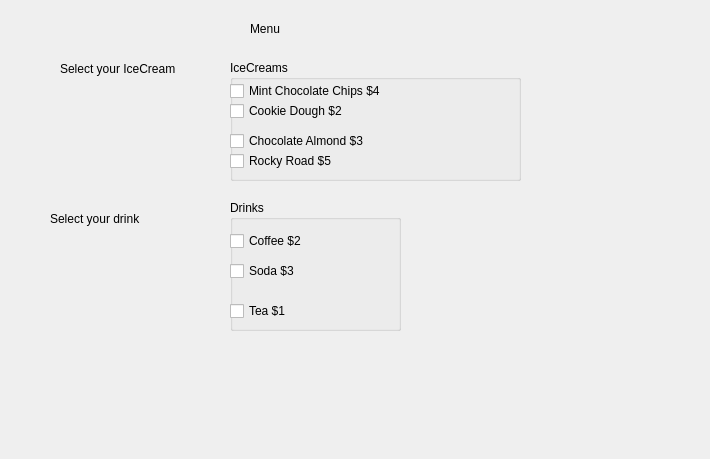
<?xml version="1.0" encoding="UTF-8"?>
<ui version="4.0">
 <class>Dialog</class>
 <widget class="QDialog" name="Dialog">
  <property name="geometry">
   <rect>
    <x>0</x>
    <y>0</y>
    <width>710</width>
    <height>459</height>
   </rect>
  </property>
  <property name="windowTitle">
   <string>Dialog</string>
  </property>
  <widget class="QLabel" name="label">
   <property name="geometry">
    <rect>
     <x>250</x>
     <y>20</y>
     <width>66</width>
     <height>17</height>
    </rect>
   </property>
   <property name="text">
    <string>Menu</string>
   </property>
  </widget>
  <widget class="QGroupBox" name="groupBoxIceCreams">
   <property name="geometry">
    <rect>
     <x>230</x>
     <y>60</y>
     <width>291</width>
     <height>121</height>
    </rect>
   </property>
   <property name="title">
    <string>IceCreams</string>
   </property>
   <widget class="QCheckBox" name="checkBoxChocolateChips">
    <property name="geometry">
     <rect>
      <x>0</x>
      <y>20</y>
      <width>201</width>
      <height>22</height>
     </rect>
    </property>
    <property name="text">
     <string>Mint Chocolate Chips $4</string>
    </property>
   </widget>
   <widget class="QCheckBox" name="checkBoxCookieDough">
    <property name="geometry">
     <rect>
      <x>0</x>
      <y>40</y>
      <width>181</width>
      <height>22</height>
     </rect>
    </property>
    <property name="text">
     <string>Cookie Dough $2</string>
    </property>
   </widget>
   <widget class="QCheckBox" name="checkBoxRockyRoad">
    <property name="geometry">
     <rect>
      <x>0</x>
      <y>90</y>
      <width>171</width>
      <height>22</height>
     </rect>
    </property>
    <property name="text">
     <string>Rocky Road $5</string>
    </property>
   </widget>
   <widget class="QCheckBox" name="checkBoxChocolateAlmond">
    <property name="geometry">
     <rect>
      <x>0</x>
      <y>70</y>
      <width>171</width>
      <height>22</height>
     </rect>
    </property>
    <property name="text">
     <string>Chocolate Almond $3</string>
    </property>
   </widget>
  </widget>
  <widget class="QGroupBox" name="groupBoxDrinks">
   <property name="geometry">
    <rect>
     <x>230</x>
     <y>200</y>
     <width>171</width>
     <height>131</height>
    </rect>
   </property>
   <property name="title">
    <string>Drinks</string>
   </property>
   <widget class="QCheckBox" name="checkBoxCoffee">
    <property name="geometry">
     <rect>
      <x>0</x>
      <y>30</y>
      <width>96</width>
      <height>22</height>
     </rect>
    </property>
    <property name="text">
     <string>Coffee $2</string>
    </property>
   </widget>
   <widget class="QCheckBox" name="checkBoxSoda">
    <property name="geometry">
     <rect>
      <x>0</x>
      <y>60</y>
      <width>96</width>
      <height>22</height>
     </rect>
    </property>
    <property name="text">
     <string>Soda $3</string>
    </property>
   </widget>
   <widget class="QCheckBox" name="checkBoxTea">
    <property name="geometry">
     <rect>
      <x>0</x>
      <y>100</y>
      <width>96</width>
      <height>22</height>
     </rect>
    </property>
    <property name="text">
     <string>Tea $1</string>
    </property>
   </widget>
  </widget>
  <widget class="QLabel" name="label_2">
   <property name="geometry">
    <rect>
     <x>60</x>
     <y>60</y>
     <width>151</width>
     <height>17</height>
    </rect>
   </property>
   <property name="text">
    <string>Select your IceCream</string>
   </property>
  </widget>
  <widget class="QLabel" name="label_3">
   <property name="geometry">
    <rect>
     <x>50</x>
     <y>210</y>
     <width>171</width>
     <height>17</height>
    </rect>
   </property>
   <property name="text">
    <string>Select your drink</string>
   </property>
  </widget>
  <widget class="QLabel" name="labelAmount">
   <property name="geometry">
    <rect>
     <x>40</x>
     <y>340</y>
     <width>611</width>
     <height>71</height>
    </rect>
   </property>
   <property name="text">
    <string/>
   </property>
  </widget>
 </widget>
 <resources/>
 <connections/>
</ui>
